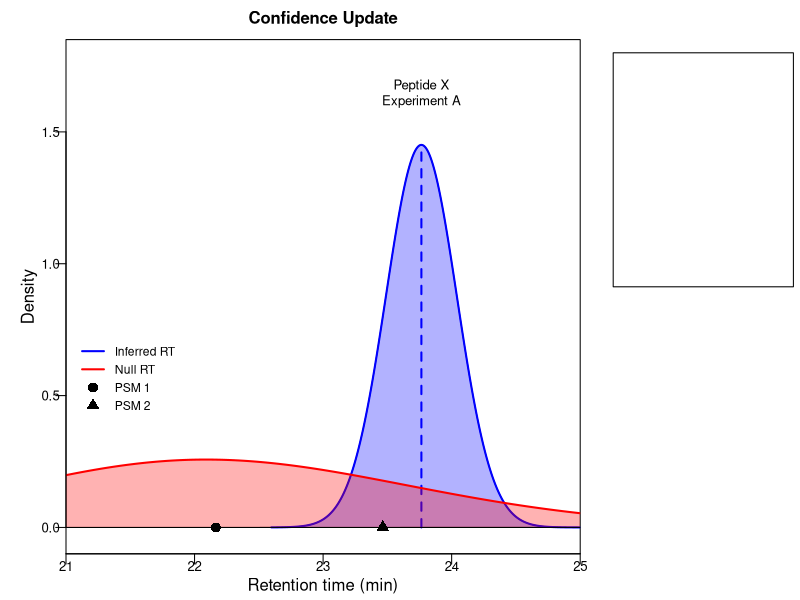

This figure's R source: (Note: this script raises an error after producing the figure.)
library(tidyverse)
library(gridExtra)
library(grid)
library(gtable)

## Peptide Update ------

pdf(file='manuscript/Figs/confidence_update_v2.pdf', width=3.5, height=3)

layout(rbind(c(1, 1, 1, 1, 1, 1, 2, 2),
             c(1, 1, 1, 1, 1, 1, 3, 3)))

par(mgp=c(3, 0.5, 0),
    mar=c(2,5,1.5,1.5),
    pin=c(2,2),
    cex.lab=1.2, cex.axis=1.2, cex.main=1.5,
    xaxs='i', yaxs='i', las=1,
    pty='s')

plot(0, 0,
     xlim=c(21, 25), ylim=c(-0.1, 1.85),
     xaxt='n', yaxt='n',
     #xlab="Retention Time (min)", ylab="Density",
     #main='Confidence Update',
     xlab=NA, ylab=NA)

mu <- 25.01534
exp <- 0.95

denx <- seq(21, 25, length.out=1000)
dist_sd <- 0.275
polygon(denx, dnorm(denx, mean=mu*exp, sd=dist_sd), 
        col=rgb(0, 0, 1, 0.3))
lines(denx[400:1000], dnorm(denx[400:1000], mean=mu*exp, sd=dist_sd), col='blue', lwd=2)

segments(x0=mu*exp,x1=mu*exp,
         y0=0,y1=dnorm(mu*exp, mean=mu*exp, sd=dist_sd),
         col='blue', lwd=2, lty=2)
abline(h=0, col='black')

# null distribution
polygon(c(21,denx,25), c(0,(dlnorm(denx, meanlog=3.1, sdlog=0.07) * 1),0), 
        col=rgb(1, 0, 0, 0.3), border=NA)
lines(denx, dlnorm(denx, meanlog=3.1, sdlog=0.07) * 1, col='red', lwd=2)

# points
x1 <- mu*exp-1.6
x2 <- mu*exp-0.3
points(c(x1, x2),rep(0,2), pch=c(16, 17), col='black', cex=2)

text(x=mu*exp,y=1.65, labels="Peptide X\nExperiment A", font=1, cex=1.2)

axis(side=1, tck=-0.02, padj=0)
axis(side=2, tck=-0.02, padj=0.5)

mtext('Confidence Update', 3, line=1, cex=1, font=2)
mtext('Retention time (min)', 1, line=2, cex=1)
mtext('Density', 2, line=2.25, cex=1, las=3)

legend(x=21.1, y=0.4, xjust=0, yjust=0,
       c("Inferred RT", "Null RT", "PSM 1", "PSM 2"), pch=c(NA, NA, 16, 17),
       col=c("blue", "red", "black", "black"), lty=c(1, 1, NA, NA), lwd=c(2, 2, 5, 5),
       bty='n', cex=1.1, pt.cex=2, x.intersp=1, y.intersp=1.25,
       adj=c(0, 0.5), inset=c(0.1,0))

par(mar=c(1, 1, 4, 0.5),
    pty='m')

plot(0, 0, type='n',
     xlim=c(0, 2.75), ylim=c(0, 3.5),
     xlab=NA, ylab=NA,
     xaxs='i', yaxs='i',
     xaxt='n', yaxt='n')

barplot(-log10(c(5e-2, 0.3)), width=1, space=0.25, add=T,
        col=c(av[1], av[2]),
        xaxt='n', yaxt='n')

mtext('PSM 1', 3, line=0.1, cex=0.8)
mtext('ID Confidence', 2, line=0.5, cex=1, at=-0.5, las=3)

par(mar=c(4, 1, 1, 0.5),
    pty='m')

plot(0, 0, type='n',
     xlim=c(0, 2.75), ylim=c(0, 3.5),
     xlab=NA, ylab=NA,
     xaxs='i', yaxs='i',
     xaxt='n', yaxt='n')

barplot(-log10(c(5e-2, 1e-3)), width=1, space=0.25, add=T,
        col=c(av[1], av[2]),
        xaxt='n', yaxt='n')

par(xpd=T)
legend(x=-0.5, y=0, c('Spectra', 'DART-ID'), 
       pch=22, pt.cex=2, pt.bg=c(av[1], av[2]), cex=1.1, col='black',
       y.intersp=1, bty='n')

mtext('PSM 2', 3, line=0.1, cex=0.8)

dev.off()
